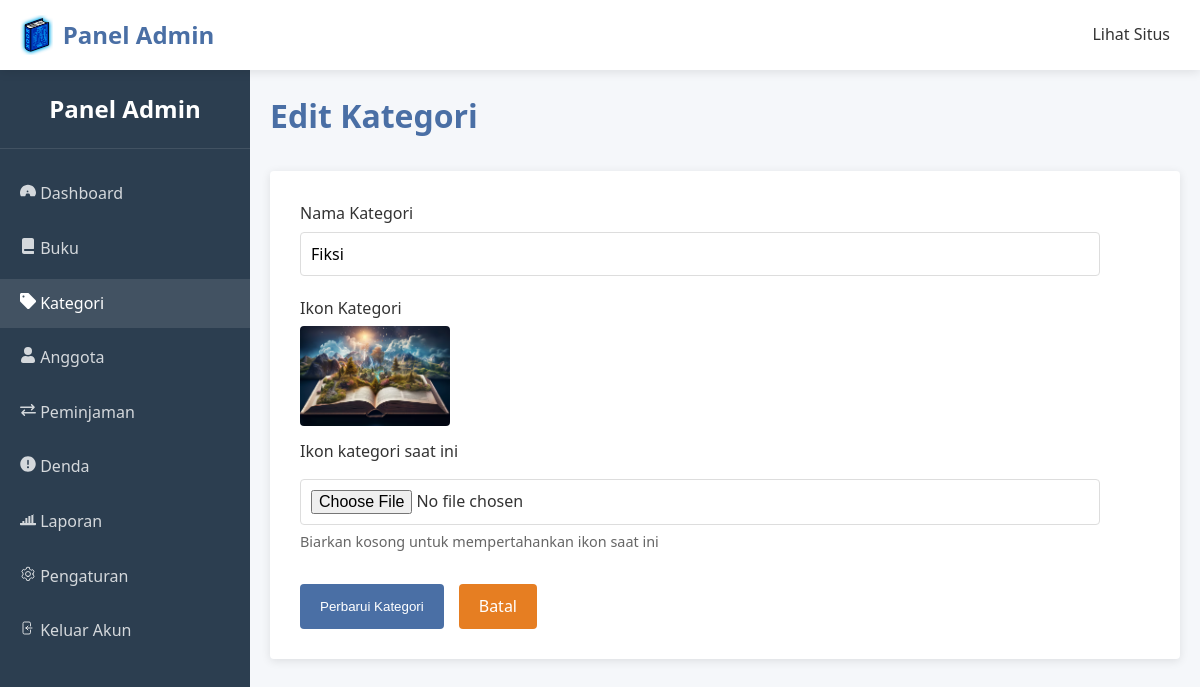
Screenshot of /admin/kategori.php?aksi=edit&id=1 (signed in) with the database file from the repository.
### tables this page shows
CREATE TABLE kategori (
    id INT AUTO_INCREMENT PRIMARY KEY,
    nama VARCHAR(100) NOT NULL,
    ikon VARCHAR(255),
    tanggal_dibuat TIMESTAMP DEFAULT CURRENT_TIMESTAMP
);

### admin/kategori.php (the view, shortened to what this page needs)
<?php
include '../config/koneksi.php';
$aksi = isset($_GET['aksi']) ? $_GET['aksi'] : 'daftar';
$id_kategori = isset($_GET['id']) ? (int)$_GET['id'] : 0;
$kategori = null;
if ($aksi == 'edit' && $id_kategori > 0) {
    $query = "SELECT * FROM kategori WHERE id = $id_kategori";
    $result = mysqli_query($koneksi, $query);
    if (mysqli_num_rows($result) == 1) {
        $kategori = mysqli_fetch_assoc($result);
    } else {
        $aksi = 'daftar';
    }
}
?>
<!DOCTYPE html>
<html lang="id">
<head>
    <link rel="stylesheet" href="../assets/css/style.css">
    <link rel="stylesheet" href="../assets/css/admin.css">
</head>
<body>
    <?php include 'includes/header.php'; ?>
    <div class="admin-container">
        <?php include 'includes/sidebar.php'; ?>
        <main class="admin-content">
            <div class="admin-header">
                <h1><?php echo $aksi == 'tambah' ? 'Tambah Kategori Baru' : ($aksi == 'edit' ? 'Edit Kategori' : 'Kelola Kategori'); ?></h1>
            </div>
            <?php if ($aksi == 'tambah' || $aksi == 'edit'): ?>
                <div class="admin-form-container">
                    <form method="post" enctype="multipart/form-data" class="admin-form">
                        <div class="form-group">
                            <label for="nama">Nama Kategori</label>
                            <input type="text" id="nama" name="nama" value="<?php echo $aksi == 'edit' ? htmlspecialchars($kategori['nama']) : ''; ?>" required>
                        </div>
                        <div class="form-group">
                            <label for="ikon">Ikon Kategori</label>
                            <?php if ($aksi == 'edit' && $kategori['ikon']): ?>
                                <div class="current-image">
                                    <img src="../assets/images/kategori/<?php echo $kategori['ikon']; ?>" alt="Ikon Saat Ini">
                                    <p>Ikon kategori saat ini</p>
                                </div>
                            <?php endif; ?>
                            <input type="file" id="ikon" name="ikon" accept="image/*" <?php echo $aksi == 'tambah' ? 'required' : ''; ?>>
                            <?php if ($aksi == 'edit'): ?>
                                <p class="form-help">Biarkan kosong untuk mempertahankan ikon saat ini</p>
                            <?php endif; ?>
                        </div>
                        <div class="form-actions">
                            <button type="submit" name="<?php echo $aksi == 'tambah' ? 'tambah_kategori' : 'update_kategori'; ?>" class="btn btn-primary">
                                <?php echo $aksi == 'tambah' ? 'Tambah Kategori' : 'Perbarui Kategori'; ?>
                            </button>
                            <a href="kategori.php" class="btn btn-secondary">Batal</a>
                        </div>
                    </form>
                </div>
            <?php endif; ?>
        </main>
    </div>
</body>
</html>

### assets/css/style.css (style rules this page uses)
:root { --primary-color: #4a6fa5; --primary-dark: #3a5a8c; --secondary-color: #e67e22; --secondary-dark: #d35400; --success-color: #27ae60; --error-color: #e74c3c; --warning-color: #f39c12; --text-color: #333; --text-light: #666; --bg-color: #fff; --bg-light: #f5f7fa; --border-color: #ddd; --shadow: 0 2px 10px rgba(0, 0, 0, 0.1); --radius: 4px; }
* { margin: 0; padding: 0; box-sizing: border-box; }
body { font-family: "Segoe UI", Tahoma, Geneva, Verdana, sans-serif; line-height: 1.6; color: var(--text-color); background-color: var(--bg-light); }
a { text-decoration: none; color: var(--primary-color); }
img { max-width: 100%; }
.btn { display: inline-block; padding: 10px 20px; border-radius: var(--radius); font-weight: 500; cursor: pointer; transition: all 0.3s ease; border: none; text-align: center; }
.btn-primary { background-color: var(--primary-color); color: white; }
.btn-secondary { background-color: var(--secondary-color); color: white; }
.form-group { margin-bottom: 20px; }
.form-group label { display: block; margin-bottom: 5px; font-weight: 500; }
.form-group input, .form-group select, .form-group textarea { width: 100%; padding: 10px; border: 1px solid var(--border-color); border-radius: var(--radius); font-family: inherit; font-size: 1rem; }
.form-help { font-size: 0.9rem; color: var(--text-light); margin-top: 5px; }

### assets/css/admin.css (style rules this page uses)
.admin-container { display: flex; min-height: 100vh; }
.admin-content { flex: 1; margin-left: 250px; padding: 20px; }
.admin-header { display: flex; justify-content: space-between; align-items: center; margin-bottom: 30px; }
.admin-header h1 { color: var(--primary-color); }
.admin-form-container { background-color: white; border-radius: var(--radius); padding: 30px; box-shadow: var(--shadow); }
.admin-form { max-width: 800px; }
.form-actions { display: flex; gap: 15px; margin-top: 30px; }
.current-image { margin-bottom: 15px; }
.current-image img { max-width: 150px; border-radius: var(--radius); margin-bottom: 5px; }

### rows the page displays
kategori: nama "Fiksi", ikon (picture)
